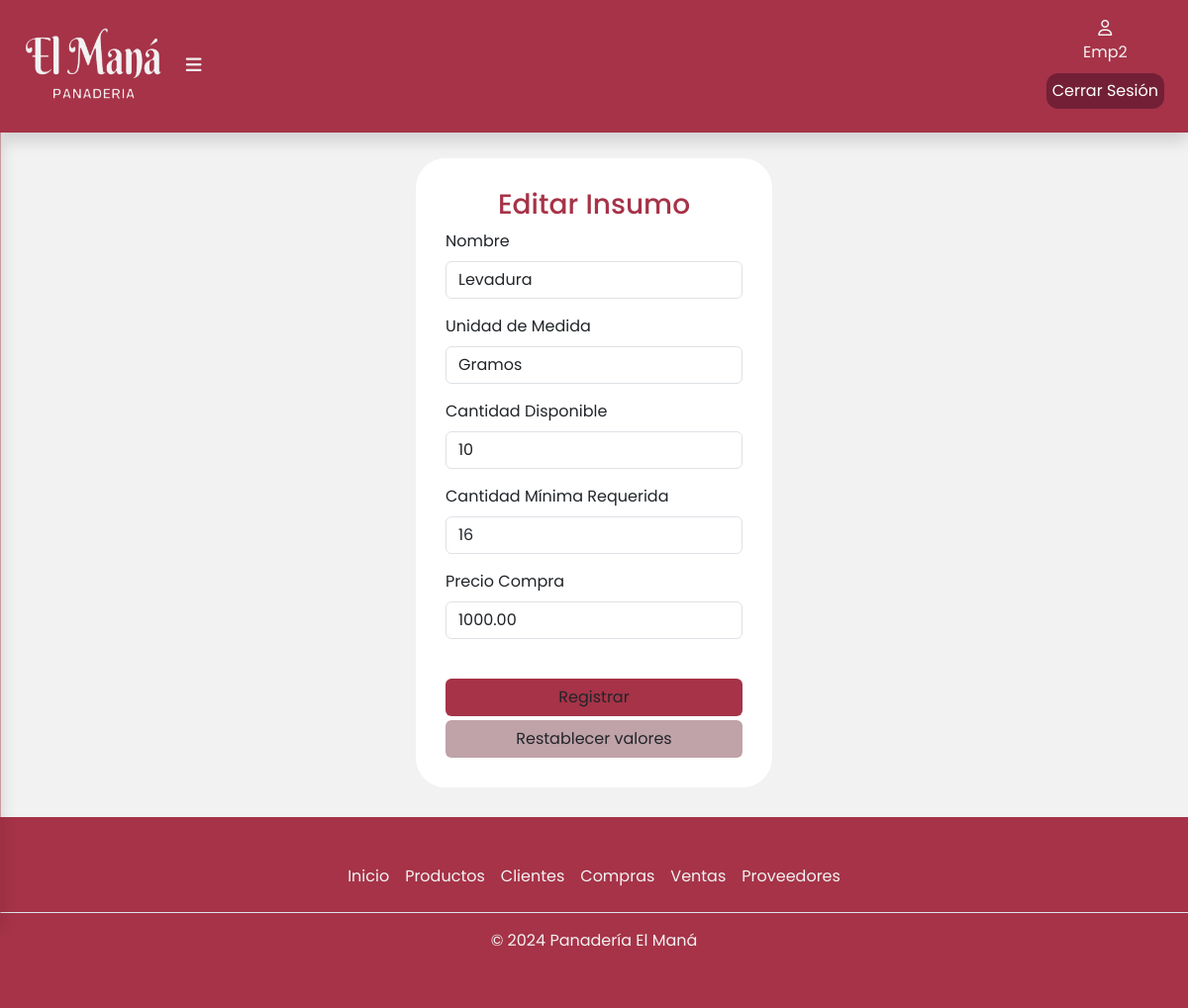
/productos/insumos/editar/2 (signed in), run on an earlier commit of the app's database.
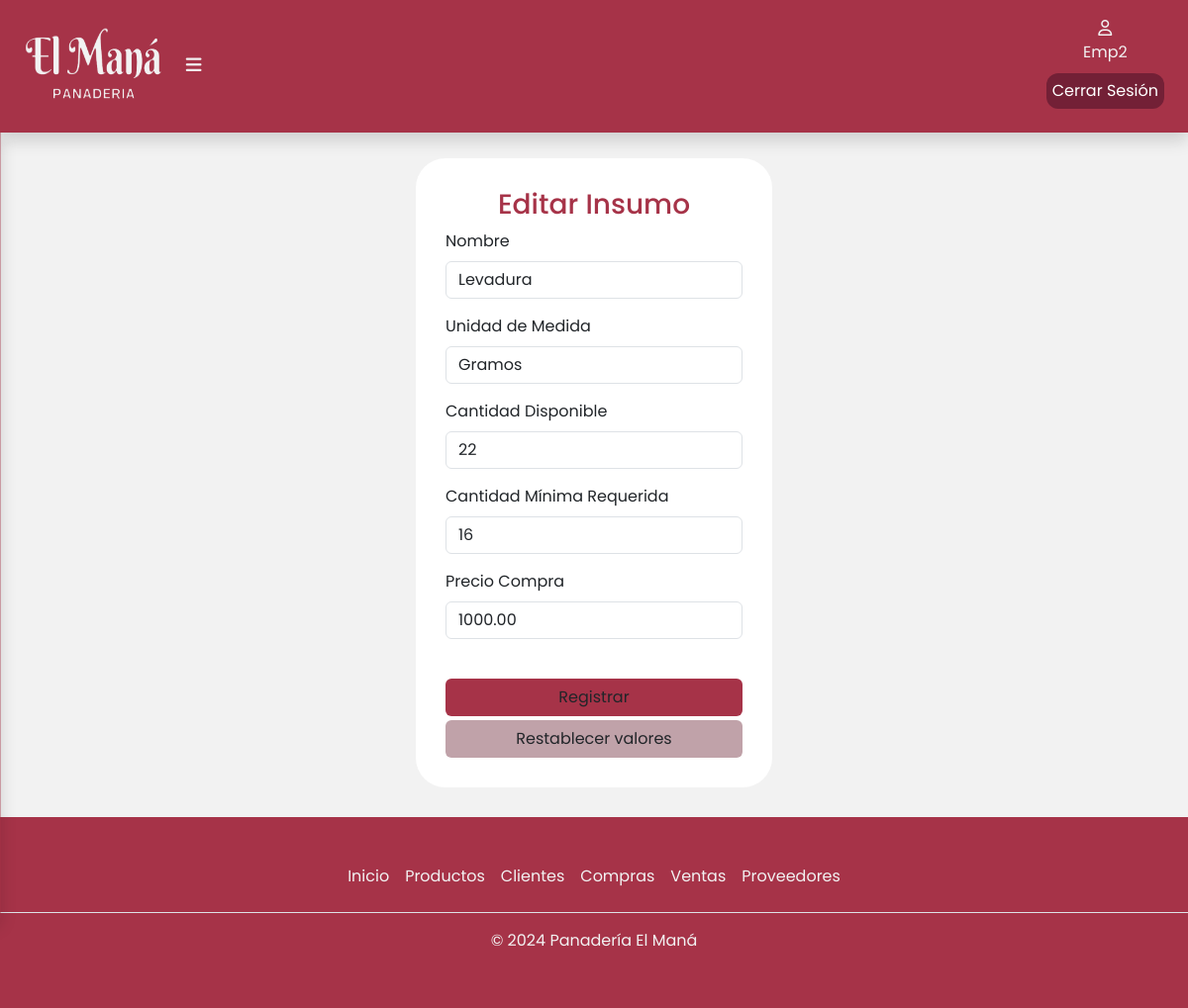
And on a later commit of the database.
### apps/productos/models.py (models this page shows, shortened)
class Insumo(models.Model):
    UNIDADES_MEDIDA = [
        ('kg', 'Kilogramos'),
        ('g', 'Gramos'),
        ('l', 'Litros'),
        ('ml', 'Mililitros'),
        ('u', 'Unidades'),
        ('paq', 'Paquete'),
        ('caja', 'Caja'),
        ('taza', 'Taza'),
        ('otro', 'Otro'),
    ]
    nombre = models.CharField(max_length=50,blank=False,null=False)
    unidadDeMedida = models.CharField(max_length=10,choices=UNIDADES_MEDIDA,blank=False,null=False)
    cantidadDisponible = models.PositiveIntegerField(blank=False,null=False)
    cantidadMinRequerida = models.PositiveIntegerField(blank=False,null=False)
    precioInsumo = models.DecimalField(max_digits=10, decimal_places=2, blank=False, null=True, default=0.0)

### apps/productos/views.py (the view)
# urls.py: path('insumos/editar/<insumo_id>',login_required(views.editarInsumo),name='editarInsumo'), #mandar plantilla del insum a editar
def editarInsumo(request,insumo_id): #Pasar el insumo a la plantilla edicionInsumo
    insumo = Insumo.objects.get(id=insumo_id)
    return render(request,'insumos/edicionInsumo.html',{'insumo':insumo})

### apps/productos/templates/insumos/edicionInsumo.html (shortened to what this page needs)
{%extends 'base/base.html'%}
{% load static %}
{% block contenido %}
<div class="contenedor-agregarVenta d-flex justify-content-center align-items-center">
    <div class="card-agregarVenta">
        <h3 class="text-center" style="color: #a63348;">Editar Insumo</h3>
        <form class="row g-3" id="form-prod" action="{% url 'productos:edicionInsumo' %}" method="post" >{% csrf_token %}
            <div class="col-12">
                <label for="nombre" class="form-label">Nombre</label>
                <div class="input-group">
                    <input type="text" name="nombre" class="form-control" id="nombreInsumoRegister" value="{{insumo.nombre}}" placeholder="Nombre del insumo" required/>
                </div>
            </div>
            <div class="col-12">
                <label for="unidadMedida" class="form-label">Unidad de Medida</label>
                <select name="unidadDeMedida" id="unidadMedidaRegister" required class="form-control">
                    <option value="g" {% if insumo.unidadDeMedida == 'g' %}selected{% endif %}>Gramos</option>
                </select>
            </div>
            <div class="col-12">
                <label for="cantidadDisponible" class="form-label">Cantidad Disponible</label>
                <div class="input-group">
                    <input type="number" name="cantidadDisponible" class="form-control" id="cantDisponibleRegister" value="{{insumo.cantidadDisponible}}" required/>
                </div>
            </div>
            <div class="col-12">
                <label for="cantidadMinRequerida" class="form-label">Cantidad Mínima Requerida</label>
                <div class="input-group">
                    <input type="number" name="cantidadMinRequerida" class="form-control" id="cantMinRequeridaRegister" value="{{insumo.cantidadMinRequerida}}" required/>
                </div>
            </div>
            <div class="col-12">
                <label for="precioInsumo" class="form-label">Precio Compra</label>
                <div class="input-group">
                    <input type="text" name="precioInsumo" class="form-control" id="precioCompraRegister" value="{{insumo.precioInsumo}}" required/>
                </div>
            </div>
            <div class="col-12">
                <button class="btn bg-primario w-100 mt-4" type="submit">Registrar</button>
                <button class="btn bg-secundario w-100 mt-1" type="reset">Restablecer valores</button>
            </div>
        </form>
    </div>
</div>
{% endblock %}

What changed in the data, as far as the page shows it:
changed Insumo "Levadura": cantidadDisponible "10" → "22"
